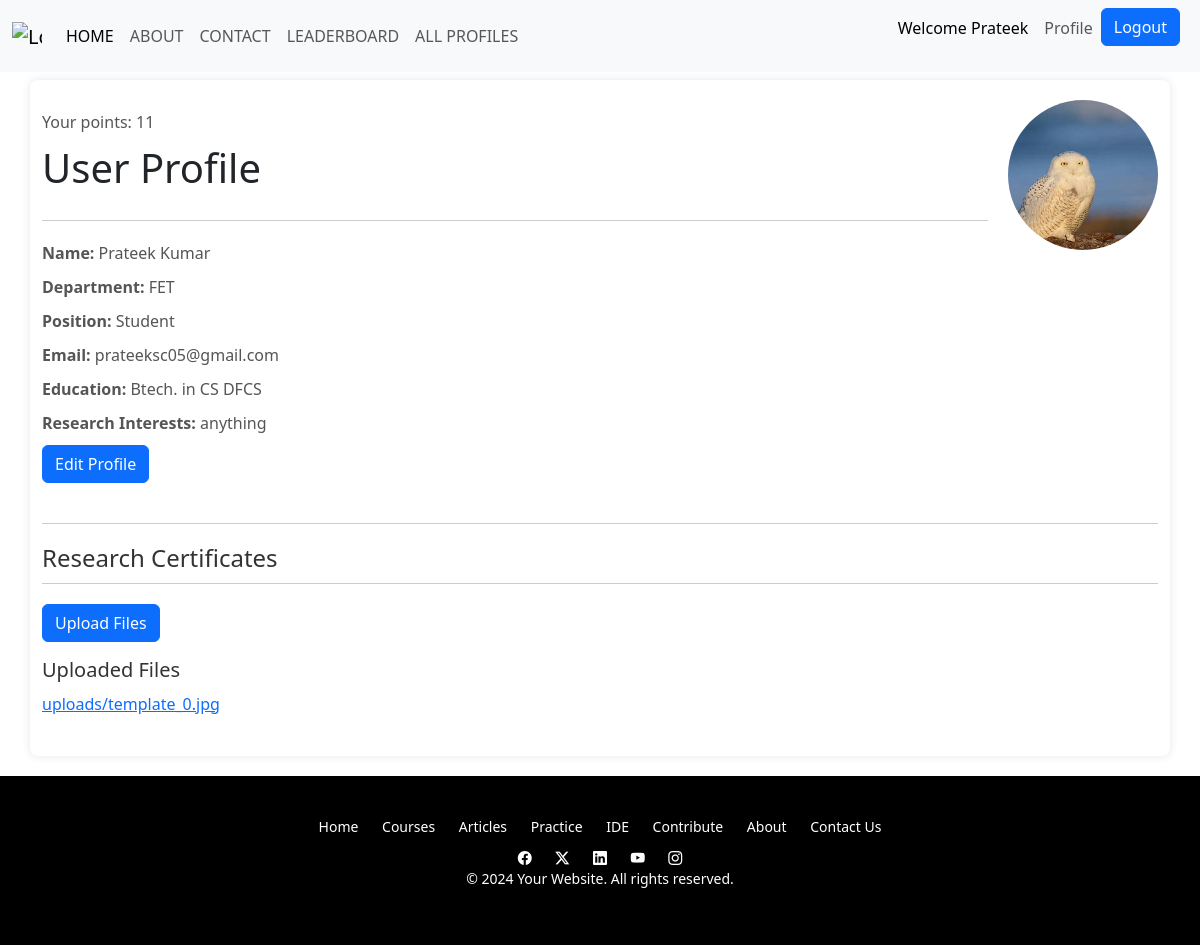
Page /profile (signed in) on the committed database.
### RPMS/models.py (models this page shows, shortened)
class UserProfile(models.Model):
    user = models.OneToOneField(User, on_delete=models.CASCADE)
    name = models.CharField(max_length=100, default=True)
    department = models.CharField(max_length=100, default=True)
    position = models.CharField(max_length=100, default=True)
    education = models.CharField(max_length=100, default=True)
    email = models.EmailField(unique=True, default=True)
    research_interests = models.CharField(max_length=255, default=True)
    profile_photo = models.ImageField(upload_to='profile_photo/', blank=True, null=True)
    points = models.IntegerField(default=0)

class UploadedFile(models.Model):
    user = models.ForeignKey(User, on_delete=models.CASCADE)
    file = models.FileField(upload_to='uploads/')
    uploaded_at = models.DateTimeField(auto_now_add=True)

### RPMS/views.py (the view)
# urls.py: path('profile', views.profile, name='profile'),
@login_required(login_url='loginuser')
def profile(request):
    user = request.user
    profile = UserProfile.objects.get(user=user)
    uploaded_files = UploadedFile.objects.filter(user=request.user)
    return render(request, 'RPMS/profile.html', {'uploaded_files': uploaded_files, 'user': user, 'profile': profile})

### RPMS/templates/RPMS/profile.html (shortened to what this page needs)
<!DOCTYPE html>
<html lang="en">
<head>
    <link rel="stylesheet" href="https://cdnjs.cloudflare.com/ajax/libs/font-awesome/5.15.4/css/all.min.css">
</head>
<body>
    {% include 'RPMS/Navbar.html'%}
    <div class="container mt-2">
        <section class="profile">
            <div class="profile-image">
                {% if profile.profile_photo %}
                <img src="{{ profile.profile_photo.url }}" alt="Profile Photo">
                {% endif %}
            </div>
            <div class="profile-details">
                <p>Your points: {{ user.userprofile.points }}</p>
                <h1>User Profile</h1>
                <div class="divider"></div>
                <p><strong>Name:</strong> {{ profile.name }}</p>
                <p><strong>Department:</strong> {{ profile.department }}</p>
                <p><strong>Position:</strong> {{ profile.position }}</p>
                <p><strong>Email: </strong>{{ profile.email }}</p>
                <p><strong>Education:</strong> {{ profile.education }}</p>
                <p><strong>Research Interests:</strong> {{ profile.research_interests }}</p>
                <a class="btn btn-primary" href="{% url 'edit_profile' %}">Edit Profile</a>
            </div>
        </section>
        <section class="research-projects">
            <div class="divider"></div>
            <h2>Research Certificates</h2>
            <button class="btn btn-primary" onclick="window.location.href='/upload/'">Upload Files</button>
            <h3 class="mt-3">Uploaded Files</h3>
            <ul>
                {% for file in uploaded_files %}
                <li><a href="{{ file.file.url }}" target="_blank">{{ file.file.name }}</a></li>
                {% endfor %}
            </ul>
        </section>
    </div>
    <footer class="bottom">
        {% include 'RPMS/footer.html'%}
    </footer>
</body>
</html>

### RPMS/templates/RPMS/navbar.html (shortened to what this page needs)
<!DOCTYPE html>
<html lang="en">
<head>
    <link href="https://cdn.jsdelivr.net/npm/bootstrap@5.3.2/dist/css/bootstrap.min.css" rel="stylesheet"
>
</head>
<body>
    <nav class="navbar navbar-expand-lg bg-body-tertiary">
        <div class="container-fluid">
            <a class="navbar-brand" href="#">
                <img src="https://i.ibb.co/0yHxBzx/logo.png" alt="Logo" width="30" height="24"
                    class="d-inline-block align-text-top"></a>
            <div class="collapse navbar-collapse" id="navbarSupportedContent">
                <ul class="navbar-nav me-auto mb-2 mb-lg-0">
                    <li class="nav-item">
                        <a class="nav-link active" aria-current="page" href="/">HOME</a>
                    </li>
                    <li class="nav-item">
                        <a class="nav-link" href="/aboutus">ABOUT</a>
                    </li>
                    <li class="nav-item">
                        <a class="nav-link" href="/contact">CONTACT</a>
                    </li>
                    <li class="nav-item">
                        <a class="nav-link" href="/leaderboard">LEADERBOARD</a>
                    </li>
                    <li class="nav-item">
                        <a class="nav-link" href="/allprofiles">ALL PROFILES</a>
                    </li>
                </ul>
                {% if user.is_authenticated %}
                <ul class="navbar-nav me-2 mb-2 mb-lg-0">
                    <li class="nav-item">
                        <p class="nav-link" style="color: black;">Welcome {{ user.username }}</p>
                    </li>
                    <li class="nav-item">
                        <a class="nav-link" href="{% url 'profile' %}">Profile</a>
                    </li>
                    <li class="nav-item">
                        <a class="btn btn-primary" href="{% url 'logoutuser' %}">Logout</a>
                    </li>
                </ul>
                {% endif %}
            </div>
        </div>
    </nav>
</body>
</html>

### RPMS/templates/RPMS/profile.html (style rules this page uses)
* { box-sizing: border-box; margin: 0; padding: 0; }
body { font-family: Arial, sans-serif; background-color: #f7f7f7; }
.container { max-width: 800px; margin: 0 auto; background-color: #fff; border-radius: 8px; box-shadow: 0 0 10px rgba(0, 0, 0, 0.1); padding: 20px; overflow: hidden; }
.profile { overflow: hidden; }
.profile-image { float: right; margin-left: 20px; border-radius: 50%; overflow: hidden; width: 150px; height: 150px; }
.profile-image img { width: 100%; height: 100%; object-fit: cover; }
.profile-details { overflow: hidden; }
.profile-details p { margin: 10px 0; font-size: 16px; color: #555; }
.divider { border-bottom: 1px solid #ccc; margin-bottom: 20px; padding-bottom: 20px; }
.research-projects { margin-top: 20px; }
.research-projects h2 { font-size: 24px; color: #333; margin-bottom: 20px; border-bottom: 1px solid #ccc; padding-bottom: 10px; }
.research-projects ul { padding: 0; }
.research-projects li { list-style: none; margin-bottom: 20px; }
.research-projects h3 { font-size: 20px; color: #333; margin-bottom: 10px; }
.bottom { margin-top: 20px; text-align: center; color: #666; }

### RPMS/templates/RPMS/footer.html (style rules this page uses)
footer { background-color: #000000; padding: 20px 0; text-align: center; font-size: 14px; color: #ffffff; }

### rows in the picture
UserProfile: profile_photo (picture), name "Prateek Kumar", department "FET", position "Student", email "prateeksc05@gmail.com", education "Btech. in CS DFCS", research_interests "anything"
UploadedFile: file.name "uploads/template_0.jpg"

### other values in the picture
{{ user.username }} "Prateek"
{{ user.userprofile.points }} "11"
